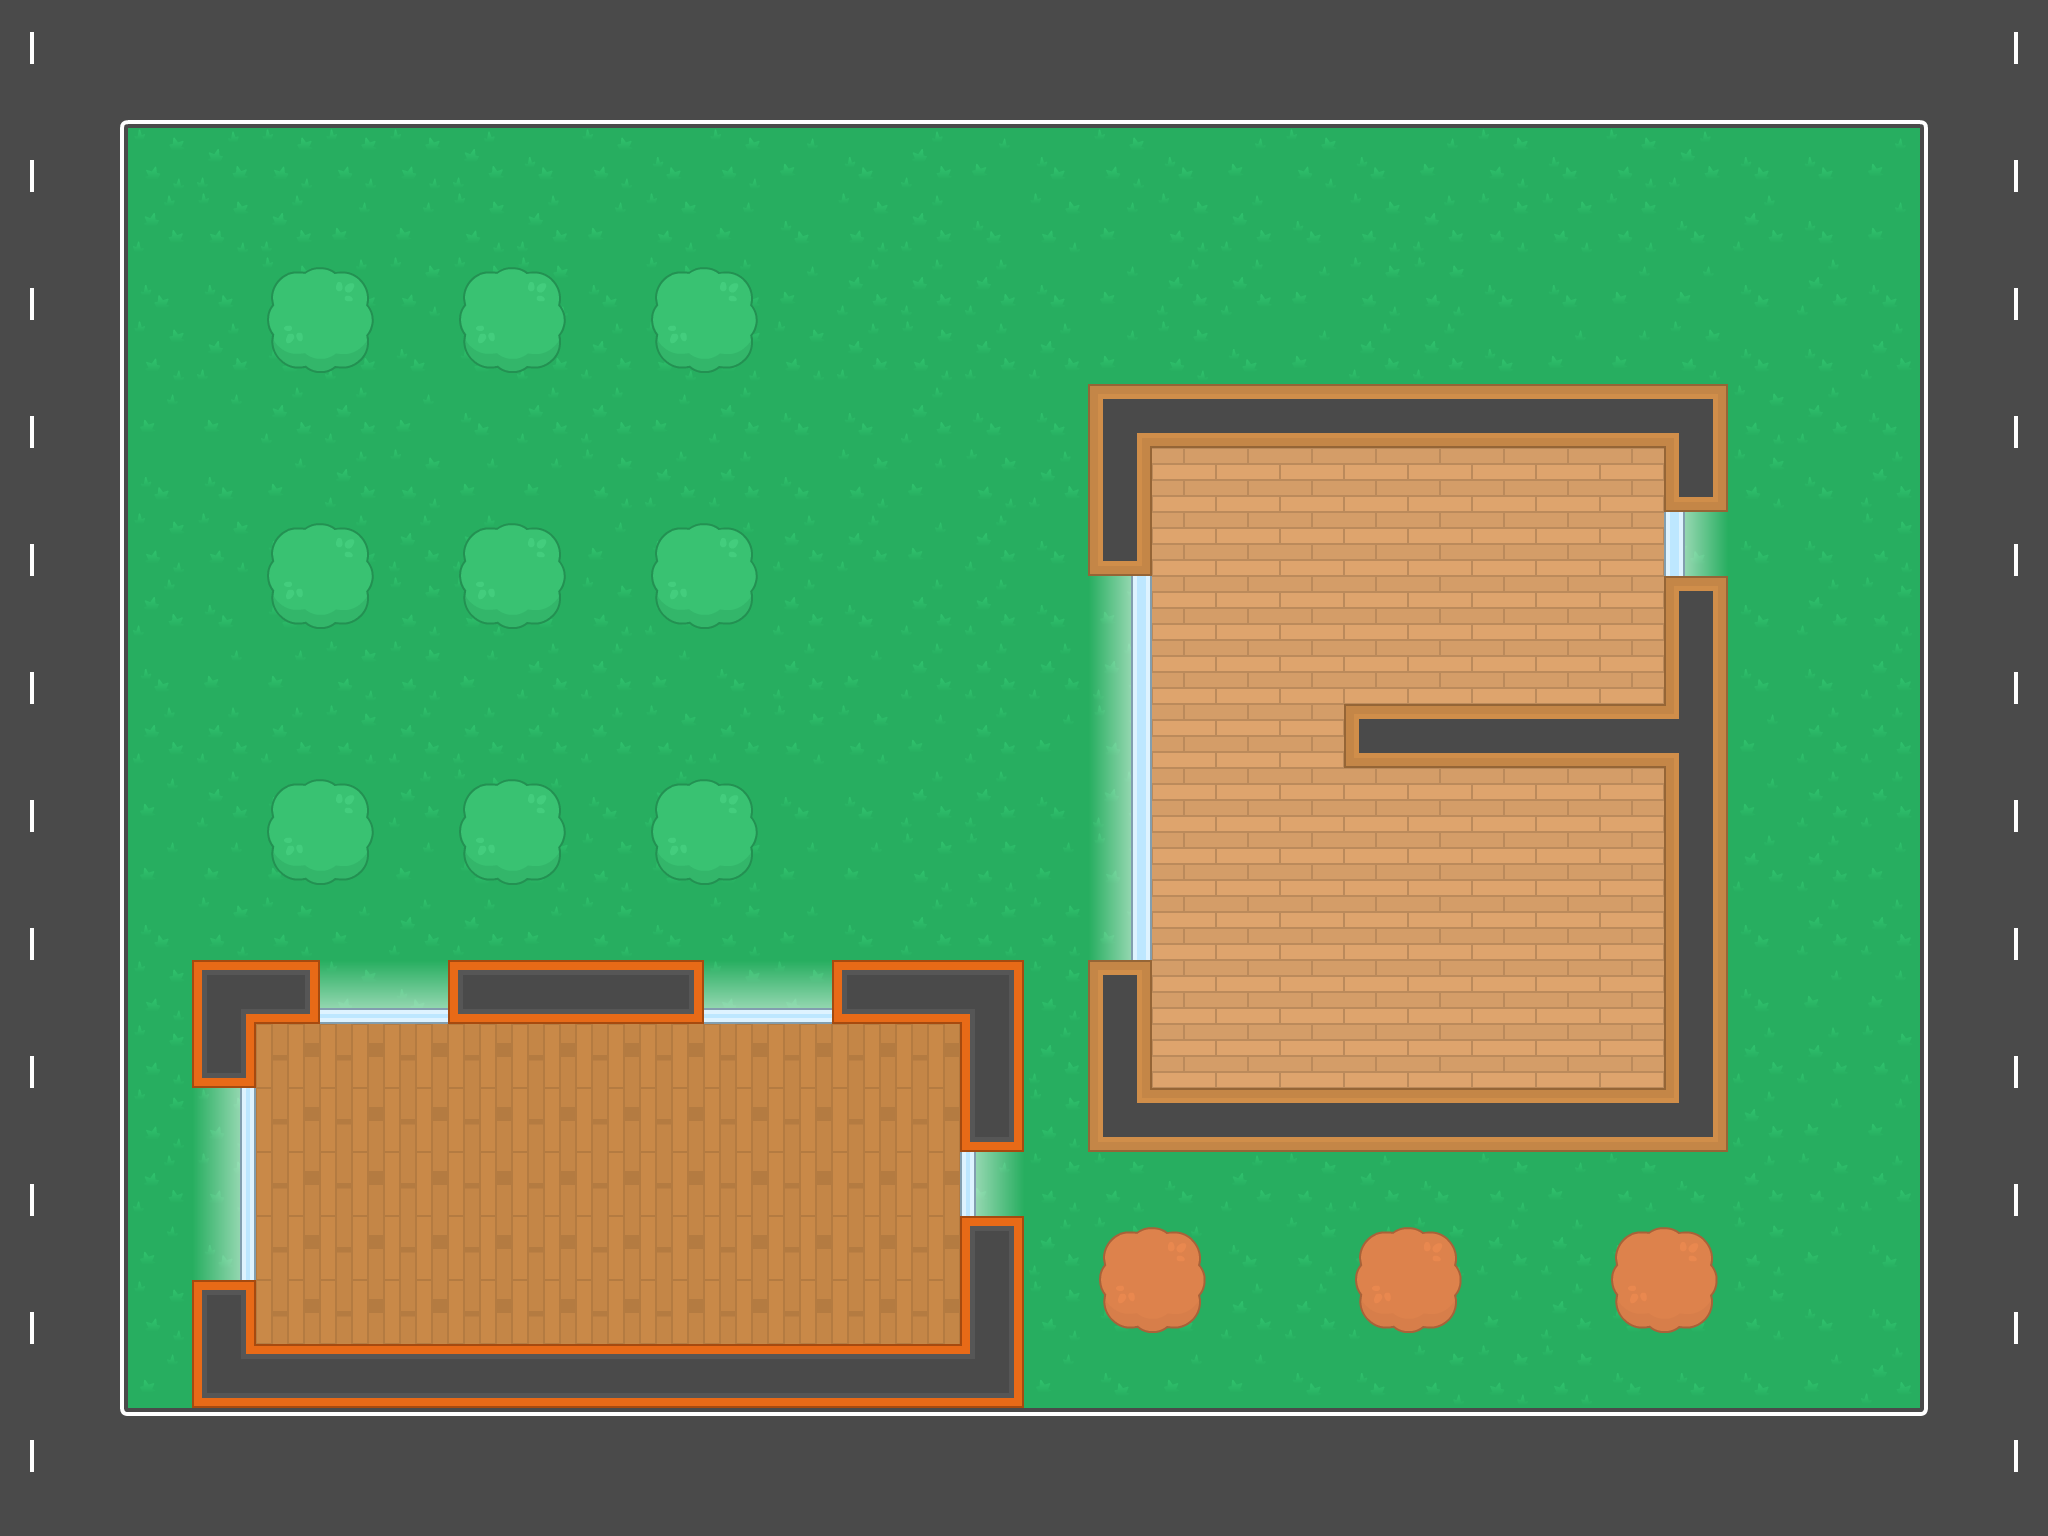

The image is a tile-based game level rendered from a .tmx file. Its description and source (layers, tilesets, objects; grid data summarised) follow:
An orthogonal 32x24 tile map with 64x64 px tiles, 4 tile layers (Floor, Ground, Walls, Trees) and 222 objects (214x wall, 7x object, avatar).

<map version="1.9" tiledversion="1.9.1" orientation="orthogonal" renderorder="right-down" width="32" height="24" tilewidth="64" tileheight="64" infinite="0" nextlayerid="6" nextobjectid="241">
 <tileset firstgid="1" source="custom_one.tsx" />
 <layer id="1" name="Floor" width="32" height="24">
  <data>[768 cells, 768 non-empty, 4 distinct tile ids]</data>
 </layer>
 <layer id="2" name="Ground" width="32" height="24">
  <data>[768 cells, 353 non-empty, 17 distinct tile ids]</data>
 </layer>
 <layer id="3" name="Walls" width="32" height="24">
  <data>[768 cells, 66 non-empty, 20 distinct tile ids]</data>
 </layer>
 <layer id="4" name="Trees" width="32" height="24">
  <data>[768 cells, 48 non-empty, 8 distinct tile ids]</data>
 </layer>
 <objectgroup id="5" name="Obstacles">
  <object id="1" name="wall" x="1088" y="384" width="64" height="64" />
  <object id="2" name="wall" x="1088" y="1088" width="64" height="64" />
  <object id="3" name="wall" x="1344" y="704" width="64" height="64" />
  <object id="4" name="wall" x="1664" y="768" width="64" height="64" />
  <object id="5" name="wall" x="1088" y="960" width="64" height="64" />
  <object id="6" name="wall" x="1664" y="576" width="64" height="64" />
  <object id="7" name="wall" x="1088" y="448" width="64" height="64" />
  <object id="8" name="wall" x="1600" y="384" width="64" height="64" />
  <object id="9" name="wall" x="960" y="960" width="64" height="64" />
  <object id="10" name="wall" x="192" y="960" width="64" height="64" />
  <object id="11" name="wall" x="192" y="1280" width="64" height="64" />
  <object id="12" name="wall" x="960" y="1216" width="64" height="64" />
  <object id="13" name="wall" x="448" y="960" width="64" height="64" />
  <object id="14" name="wall" x="256" y="1344" width="64" height="64" />
  <object id="15" name="wall" x="256" y="960" width="64" height="64" />
  <object id="26" name="avatar" x="128" y="576" width="64" height="64" />
  <object id="27" name="object" x="1408" y="512" width="64" height="64" />
  <object id="28" name="object" x="1408" y="896" width="64" height="64" />
  <object id="29" name="object" x="576" y="1152" width="64" height="64" />
  <object id="34" name="wall" x="256" y="256" width="64" height="64" />
  <object id="35" name="wall" x="320" y="256" width="64" height="64" />
  <object id="36" name="wall" x="320" y="320" width="64" height="64" />
  <object id="37" name="wall" x="256" y="320" width="64" height="64" />
  <object id="38" name="wall" x="448" y="256" width="64" height="64" />
  <object id="39" name="wall" x="512" y="256" width="64" height="64" />
  <object id="40" name="wall" x="512" y="320" width="64" height="64" />
  <object id="41" name="wall" x="448" y="320" width="64" height="64" />
  <object id="42" name="wall" x="640" y="256" width="64" height="64" />
  <object id="43" name="wall" x="704" y="256" width="64" height="64" />
  <object id="44" name="wall" x="704" y="320" width="64" height="64" />
  <object id="45" name="wall" x="640" y="320" width="64" height="64" />
  <object id="46" name="wall" x="640" y="512" width="64" height="64" />
  <object id="47" name="wall" x="704" y="512" width="64" height="64" />
  <object id="48" name="wall" x="704" y="576" width="64" height="64" />
  <object id="49" name="wall" x="640" y="576" width="64" height="64" />
  <object id="50" name="wall" x="448" y="512" width="64" height="64" />
  <object id="51" name="wall" x="512" y="512" width="64" height="64" />
  <object id="52" name="wall" x="512" y="576" width="64" height="64" />
  <object id="53" name="wall" x="448" y="576" width="64" height="64" />
  <object id="54" name="wall" x="256" y="512" width="64" height="64" />
  <object id="55" name="wall" x="320" y="512" width="64" height="64" />
  <object id="56" name="wall" x="320" y="576" width="64" height="64" />
  <object id="57" name="wall" x="256" y="576" width="64" height="64" />
  <object id="58" name="wall" x="256" y="768" width="64" height="64" />
  <object id="59" name="wall" x="320" y="768" width="64" height="64" />
  <object id="60" name="wall" x="320" y="832" width="64" height="64" />
  <object id="61" name="wall" x="256" y="832" width="64" height="64" />
  <object id="62" name="wall" x="448" y="768" width="64" height="64" />
  <object id="63" name="wall" x="512" y="768" width="64" height="64" />
  <object id="64" name="wall" x="512" y="832" width="64" height="64" />
  <object id="65" name="wall" x="448" y="832" width="64" height="64" />
  <object id="66" name="wall" x="640" y="768" width="64" height="64" />
  <object id="67" name="wall" x="704" y="768" width="64" height="64" />
  <object id="68" name="wall" x="704" y="832" width="64" height="64" />
  <object id="69" name="wall" x="640" y="832" width="64" height="64" />
  <object id="70" name="wall" x="192" y="1024" width="64" height="64" />
  <object id="71" name="wall" x="512" y="960" width="64" height="64" />
  <object id="72" name="wall" x="576" y="960" width="64" height="64" />
  <object id="73" name="wall" x="640" y="960" width="64" height="64" />
  <object id="74" name="wall" x="832" y="960" width="64" height="64" />
  <object id="75" name="wall" x="896" y="960" width="64" height="64" />
  <object id="76" name="wall" x="960" y="1024" width="64" height="64" />
  <object id="77" name="wall" x="960" y="1088" width="64" height="64" />
  <object id="78" name="wall" x="960" y="1280" width="64" height="64" />
  <object id="79" name="wall" x="960" y="1344" width="64" height="64" />
  <object id="80" name="wall" x="192" y="1344" width="64" height="64" />
  <object id="81" name="wall" x="320" y="1344" width="64" height="64" />
  <object id="82" name="wall" x="384" y="1344" width="64" height="64" />
  <object id="83" name="wall" x="448" y="1344" width="64" height="64" />
  <object id="84" name="wall" x="512" y="1344" width="64" height="64" />
  <object id="85" name="wall" x="576" y="1344" width="64" height="64" />
  <object id="86" name="wall" x="640" y="1344" width="64" height="64" />
  <object id="87" name="wall" x="704" y="1344" width="64" height="64" />
  <object id="88" name="wall" x="768" y="1344" width="64" height="64" />
  <object id="89" name="wall" x="832" y="1344" width="64" height="64" />
  <object id="90" name="wall" x="896" y="1344" width="64" height="64" />
  <object id="91" name="wall" x="1088" y="512" width="64" height="64" />
  <object id="92" name="wall" x="1152" y="384" width="64" height="64" />
  <object id="93" name="wall" x="1216" y="384" width="64" height="64" />
  <object id="94" name="wall" x="1280" y="384" width="64" height="64" />
  <object id="95" name="wall" x="1344" y="384" width="64" height="64" />
  <object id="96" name="wall" x="1408" y="384" width="64" height="64" />
  <object id="97" name="wall" x="1472" y="384" width="64" height="64" />
  <object id="98" name="wall" x="1536" y="384" width="64" height="64" />
  <object id="99" name="wall" x="1664" y="384" width="64" height="64" />
  <object id="100" name="wall" x="1664" y="448" width="64" height="64" />
  <object id="101" name="wall" x="1664" y="640" width="64" height="64" />
  <object id="102" name="wall" x="1408" y="704" width="64" height="64" />
  <object id="103" name="wall" x="1472" y="704" width="64" height="64" />
  <object id="104" name="wall" x="1536" y="704" width="64" height="64" />
  <object id="105" name="wall" x="1600" y="704" width="64" height="64" />
  <object id="106" name="wall" x="1664" y="704" width="64" height="64" />
  <object id="107" name="wall" x="1664" y="832" width="64" height="64" />
  <object id="108" name="wall" x="1664" y="896" width="64" height="64" />
  <object id="109" name="wall" x="1664" y="960" width="64" height="64" />
  <object id="110" name="wall" x="1664" y="1024" width="64" height="64" />
  <object id="111" name="wall" x="1664" y="1088" width="64" height="64" />
  </objectgroup>
</map>
<!-- 125 of 222 objects omitted -->
